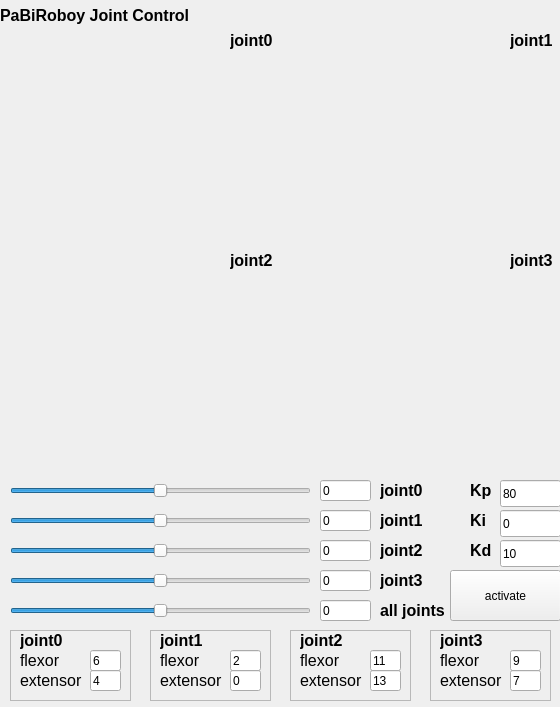
<?xml version="1.0" encoding="UTF-8"?>
<ui version="4.0">
 <class>PaBiRoboyJointControl</class>
 <widget class="QWidget" name="PaBiRoboyJointControl">
  <property name="geometry">
   <rect>
    <x>0</x>
    <y>0</y>
    <width>560</width>
    <height>707</height>
   </rect>
  </property>
  <property name="windowTitle">
   <string>Form</string>
  </property>
  <widget class="QCustomPlot" name="joint0" native="true">
   <property name="geometry">
    <rect>
     <x>0</x>
     <y>30</y>
     <width>281</width>
     <height>221</height>
    </rect>
   </property>
   <widget class="QLabel" name="label_8">
    <property name="geometry">
     <rect>
      <x>230</x>
      <y>0</y>
      <width>51</width>
      <height>21</height>
     </rect>
    </property>
    <property name="font">
     <font>
      <pointsize>12</pointsize>
      <weight>75</weight>
      <bold>true</bold>
     </font>
    </property>
    <property name="text">
     <string>joint0</string>
    </property>
   </widget>
  </widget>
  <widget class="QCustomPlot" name="joint1" native="true">
   <property name="geometry">
    <rect>
     <x>280</x>
     <y>30</y>
     <width>281</width>
     <height>221</height>
    </rect>
   </property>
   <widget class="QLabel" name="label_9">
    <property name="geometry">
     <rect>
      <x>230</x>
      <y>0</y>
      <width>51</width>
      <height>21</height>
     </rect>
    </property>
    <property name="font">
     <font>
      <pointsize>12</pointsize>
      <weight>75</weight>
      <bold>true</bold>
     </font>
    </property>
    <property name="text">
     <string>joint1</string>
    </property>
   </widget>
  </widget>
  <widget class="QCustomPlot" name="joint2" native="true">
   <property name="geometry">
    <rect>
     <x>0</x>
     <y>250</y>
     <width>281</width>
     <height>221</height>
    </rect>
   </property>
   <widget class="QLabel" name="label_10">
    <property name="geometry">
     <rect>
      <x>230</x>
      <y>0</y>
      <width>51</width>
      <height>21</height>
     </rect>
    </property>
    <property name="font">
     <font>
      <pointsize>12</pointsize>
      <weight>75</weight>
      <bold>true</bold>
     </font>
    </property>
    <property name="text">
     <string>joint2</string>
    </property>
   </widget>
  </widget>
  <widget class="QCustomPlot" name="joint3" native="true">
   <property name="geometry">
    <rect>
     <x>280</x>
     <y>250</y>
     <width>281</width>
     <height>221</height>
    </rect>
   </property>
   <widget class="QLabel" name="label_11">
    <property name="geometry">
     <rect>
      <x>230</x>
      <y>0</y>
      <width>51</width>
      <height>21</height>
     </rect>
    </property>
    <property name="font">
     <font>
      <pointsize>12</pointsize>
      <weight>75</weight>
      <bold>true</bold>
     </font>
    </property>
    <property name="text">
     <string>joint3</string>
    </property>
   </widget>
  </widget>
  <widget class="QLabel" name="header">
   <property name="geometry">
    <rect>
     <x>0</x>
     <y>0</y>
     <width>321</width>
     <height>31</height>
    </rect>
   </property>
   <property name="font">
    <font>
     <pointsize>12</pointsize>
     <weight>75</weight>
     <italic>false</italic>
     <bold>true</bold>
    </font>
   </property>
   <property name="text">
    <string>PaBiRoboy Joint Control</string>
   </property>
  </widget>
  <widget class="QSlider" name="joint_setpoint_0">
   <property name="geometry">
    <rect>
     <x>10</x>
     <y>480</y>
     <width>301</width>
     <height>21</height>
    </rect>
   </property>
   <property name="minimum">
    <number>-90</number>
   </property>
   <property name="maximum">
    <number>90</number>
   </property>
   <property name="orientation">
    <enum>Qt::Horizontal</enum>
   </property>
  </widget>
  <widget class="QSlider" name="joint_setpoint_1">
   <property name="geometry">
    <rect>
     <x>10</x>
     <y>510</y>
     <width>301</width>
     <height>21</height>
    </rect>
   </property>
   <property name="minimum">
    <number>-90</number>
   </property>
   <property name="maximum">
    <number>90</number>
   </property>
   <property name="orientation">
    <enum>Qt::Horizontal</enum>
   </property>
  </widget>
  <widget class="QSlider" name="joint_setpoint_2">
   <property name="geometry">
    <rect>
     <x>10</x>
     <y>540</y>
     <width>301</width>
     <height>21</height>
    </rect>
   </property>
   <property name="minimum">
    <number>-90</number>
   </property>
   <property name="maximum">
    <number>90</number>
   </property>
   <property name="orientation">
    <enum>Qt::Horizontal</enum>
   </property>
  </widget>
  <widget class="QSlider" name="joint_setpoint_3">
   <property name="geometry">
    <rect>
     <x>10</x>
     <y>570</y>
     <width>301</width>
     <height>21</height>
    </rect>
   </property>
   <property name="minimum">
    <number>-90</number>
   </property>
   <property name="maximum">
    <number>90</number>
   </property>
   <property name="orientation">
    <enum>Qt::Horizontal</enum>
   </property>
  </widget>
  <widget class="QLineEdit" name="joint_setpoint_text_0">
   <property name="geometry">
    <rect>
     <x>320</x>
     <y>480</y>
     <width>51</width>
     <height>21</height>
    </rect>
   </property>
   <property name="text">
    <string>0</string>
   </property>
   <property name="readOnly">
    <bool>true</bool>
   </property>
  </widget>
  <widget class="QLineEdit" name="joint_setpoint_text_1">
   <property name="geometry">
    <rect>
     <x>320</x>
     <y>510</y>
     <width>51</width>
     <height>21</height>
    </rect>
   </property>
   <property name="text">
    <string>0</string>
   </property>
   <property name="readOnly">
    <bool>true</bool>
   </property>
  </widget>
  <widget class="QLineEdit" name="joint_setpoint_text_2">
   <property name="geometry">
    <rect>
     <x>320</x>
     <y>540</y>
     <width>51</width>
     <height>21</height>
    </rect>
   </property>
   <property name="text">
    <string>0</string>
   </property>
   <property name="readOnly">
    <bool>true</bool>
   </property>
  </widget>
  <widget class="QLineEdit" name="joint_setpoint_text_3">
   <property name="geometry">
    <rect>
     <x>320</x>
     <y>570</y>
     <width>51</width>
     <height>21</height>
    </rect>
   </property>
   <property name="text">
    <string>0</string>
   </property>
   <property name="readOnly">
    <bool>true</bool>
   </property>
  </widget>
  <widget class="QLineEdit" name="Kp">
   <property name="geometry">
    <rect>
     <x>500</x>
     <y>480</y>
     <width>61</width>
     <height>27</height>
    </rect>
   </property>
   <property name="text">
    <string>80</string>
   </property>
  </widget>
  <widget class="QLineEdit" name="Ki">
   <property name="geometry">
    <rect>
     <x>500</x>
     <y>510</y>
     <width>61</width>
     <height>27</height>
    </rect>
   </property>
   <property name="text">
    <string>0</string>
   </property>
  </widget>
  <widget class="QLineEdit" name="Kd">
   <property name="geometry">
    <rect>
     <x>500</x>
     <y>540</y>
     <width>61</width>
     <height>27</height>
    </rect>
   </property>
   <property name="text">
    <string>10</string>
   </property>
  </widget>
  <widget class="QLabel" name="label">
   <property name="geometry">
    <rect>
     <x>470</x>
     <y>480</y>
     <width>31</width>
     <height>21</height>
    </rect>
   </property>
   <property name="font">
    <font>
     <pointsize>12</pointsize>
     <weight>75</weight>
     <bold>true</bold>
    </font>
   </property>
   <property name="text">
    <string>Kp</string>
   </property>
  </widget>
  <widget class="QLabel" name="label_2">
   <property name="geometry">
    <rect>
     <x>470</x>
     <y>510</y>
     <width>31</width>
     <height>21</height>
    </rect>
   </property>
   <property name="font">
    <font>
     <pointsize>12</pointsize>
     <weight>75</weight>
     <bold>true</bold>
    </font>
   </property>
   <property name="text">
    <string>Ki</string>
   </property>
  </widget>
  <widget class="QLabel" name="label_3">
   <property name="geometry">
    <rect>
     <x>470</x>
     <y>540</y>
     <width>31</width>
     <height>21</height>
    </rect>
   </property>
   <property name="font">
    <font>
     <pointsize>12</pointsize>
     <weight>75</weight>
     <bold>true</bold>
    </font>
   </property>
   <property name="text">
    <string>Kd</string>
   </property>
  </widget>
  <widget class="QLabel" name="label_4">
   <property name="geometry">
    <rect>
     <x>380</x>
     <y>480</y>
     <width>51</width>
     <height>21</height>
    </rect>
   </property>
   <property name="font">
    <font>
     <pointsize>12</pointsize>
     <weight>75</weight>
     <bold>true</bold>
    </font>
   </property>
   <property name="text">
    <string>joint0</string>
   </property>
  </widget>
  <widget class="QLabel" name="label_5">
   <property name="geometry">
    <rect>
     <x>380</x>
     <y>510</y>
     <width>51</width>
     <height>21</height>
    </rect>
   </property>
   <property name="font">
    <font>
     <pointsize>12</pointsize>
     <weight>75</weight>
     <bold>true</bold>
    </font>
   </property>
   <property name="text">
    <string>joint1</string>
   </property>
  </widget>
  <widget class="QLabel" name="label_6">
   <property name="geometry">
    <rect>
     <x>380</x>
     <y>540</y>
     <width>51</width>
     <height>21</height>
    </rect>
   </property>
   <property name="font">
    <font>
     <pointsize>12</pointsize>
     <weight>75</weight>
     <bold>true</bold>
    </font>
   </property>
   <property name="text">
    <string>joint2</string>
   </property>
  </widget>
  <widget class="QLabel" name="label_7">
   <property name="geometry">
    <rect>
     <x>380</x>
     <y>570</y>
     <width>51</width>
     <height>21</height>
    </rect>
   </property>
   <property name="font">
    <font>
     <pointsize>12</pointsize>
     <weight>75</weight>
     <bold>true</bold>
    </font>
   </property>
   <property name="text">
    <string>joint3</string>
   </property>
  </widget>
  <widget class="QSlider" name="joint_setpoint_all">
   <property name="geometry">
    <rect>
     <x>10</x>
     <y>600</y>
     <width>301</width>
     <height>21</height>
    </rect>
   </property>
   <property name="minimum">
    <number>-90</number>
   </property>
   <property name="maximum">
    <number>90</number>
   </property>
   <property name="orientation">
    <enum>Qt::Horizontal</enum>
   </property>
  </widget>
  <widget class="QLineEdit" name="joint_setpoint_text_all">
   <property name="geometry">
    <rect>
     <x>320</x>
     <y>600</y>
     <width>51</width>
     <height>21</height>
    </rect>
   </property>
   <property name="text">
    <string>0</string>
   </property>
   <property name="readOnly">
    <bool>true</bool>
   </property>
  </widget>
  <widget class="QLabel" name="label_12">
   <property name="geometry">
    <rect>
     <x>380</x>
     <y>600</y>
     <width>81</width>
     <height>21</height>
    </rect>
   </property>
   <property name="font">
    <font>
     <pointsize>12</pointsize>
     <weight>75</weight>
     <bold>true</bold>
    </font>
   </property>
   <property name="text">
    <string>all joints</string>
   </property>
  </widget>
  <widget class="QPushButton" name="activate">
   <property name="geometry">
    <rect>
     <x>450</x>
     <y>570</y>
     <width>111</width>
     <height>51</height>
    </rect>
   </property>
   <property name="text">
    <string>activate</string>
   </property>
   <property name="checkable">
    <bool>true</bool>
   </property>
  </widget>
  <widget class="QFrame" name="frame">
   <property name="geometry">
    <rect>
     <x>10</x>
     <y>630</y>
     <width>121</width>
     <height>71</height>
    </rect>
   </property>
   <property name="frameShape">
    <enum>QFrame::StyledPanel</enum>
   </property>
   <property name="frameShadow">
    <enum>QFrame::Raised</enum>
   </property>
   <widget class="QLabel" name="label_13">
    <property name="geometry">
     <rect>
      <x>10</x>
      <y>0</y>
      <width>51</width>
      <height>21</height>
     </rect>
    </property>
    <property name="font">
     <font>
      <pointsize>12</pointsize>
      <weight>75</weight>
      <bold>true</bold>
     </font>
    </property>
    <property name="text">
     <string>joint0</string>
    </property>
   </widget>
   <widget class="QLabel" name="label_14">
    <property name="geometry">
     <rect>
      <x>10</x>
      <y>20</y>
      <width>51</width>
      <height>21</height>
     </rect>
    </property>
    <property name="font">
     <font>
      <pointsize>12</pointsize>
      <weight>50</weight>
      <italic>false</italic>
      <bold>false</bold>
     </font>
    </property>
    <property name="text">
     <string>flexor</string>
    </property>
   </widget>
   <widget class="QLabel" name="label_15">
    <property name="geometry">
     <rect>
      <x>10</x>
      <y>40</y>
      <width>71</width>
      <height>20</height>
     </rect>
    </property>
    <property name="font">
     <font>
      <pointsize>12</pointsize>
      <weight>50</weight>
      <bold>false</bold>
     </font>
    </property>
    <property name="text">
     <string>extensor</string>
    </property>
   </widget>
   <widget class="QLineEdit" name="flexor_0">
    <property name="geometry">
     <rect>
      <x>80</x>
      <y>20</y>
      <width>31</width>
      <height>21</height>
     </rect>
    </property>
    <property name="text">
     <string>6</string>
    </property>
   </widget>
   <widget class="QLineEdit" name="extensor_0">
    <property name="geometry">
     <rect>
      <x>80</x>
      <y>40</y>
      <width>31</width>
      <height>21</height>
     </rect>
    </property>
    <property name="text">
     <string>4</string>
    </property>
   </widget>
  </widget>
  <widget class="QFrame" name="frame_2">
   <property name="geometry">
    <rect>
     <x>150</x>
     <y>630</y>
     <width>121</width>
     <height>71</height>
    </rect>
   </property>
   <property name="frameShape">
    <enum>QFrame::StyledPanel</enum>
   </property>
   <property name="frameShadow">
    <enum>QFrame::Raised</enum>
   </property>
   <widget class="QLabel" name="label_16">
    <property name="geometry">
     <rect>
      <x>10</x>
      <y>0</y>
      <width>51</width>
      <height>21</height>
     </rect>
    </property>
    <property name="font">
     <font>
      <pointsize>12</pointsize>
      <weight>75</weight>
      <bold>true</bold>
     </font>
    </property>
    <property name="text">
     <string>joint1</string>
    </property>
   </widget>
   <widget class="QLabel" name="label_17">
    <property name="geometry">
     <rect>
      <x>10</x>
      <y>20</y>
      <width>51</width>
      <height>21</height>
     </rect>
    </property>
    <property name="font">
     <font>
      <pointsize>12</pointsize>
      <weight>50</weight>
      <italic>false</italic>
      <bold>false</bold>
     </font>
    </property>
    <property name="text">
     <string>flexor</string>
    </property>
   </widget>
   <widget class="QLabel" name="label_18">
    <property name="geometry">
     <rect>
      <x>10</x>
      <y>40</y>
      <width>71</width>
      <height>20</height>
     </rect>
    </property>
    <property name="font">
     <font>
      <pointsize>12</pointsize>
      <weight>50</weight>
      <bold>false</bold>
     </font>
    </property>
    <property name="text">
     <string>extensor</string>
    </property>
   </widget>
   <widget class="QLineEdit" name="flexor_1">
    <property name="geometry">
     <rect>
      <x>80</x>
      <y>20</y>
      <width>31</width>
      <height>21</height>
     </rect>
    </property>
    <property name="text">
     <string>2</string>
    </property>
   </widget>
   <widget class="QLineEdit" name="extensor_1">
    <property name="geometry">
     <rect>
      <x>80</x>
      <y>40</y>
      <width>31</width>
      <height>21</height>
     </rect>
    </property>
    <property name="text">
     <string>0</string>
    </property>
   </widget>
  </widget>
  <widget class="QFrame" name="frame_3">
   <property name="geometry">
    <rect>
     <x>290</x>
     <y>630</y>
     <width>121</width>
     <height>71</height>
    </rect>
   </property>
   <property name="frameShape">
    <enum>QFrame::StyledPanel</enum>
   </property>
   <property name="frameShadow">
    <enum>QFrame::Raised</enum>
   </property>
   <widget class="QLabel" name="label_19">
    <property name="geometry">
     <rect>
      <x>10</x>
      <y>0</y>
      <width>51</width>
      <height>21</height>
     </rect>
    </property>
    <property name="font">
     <font>
      <pointsize>12</pointsize>
      <weight>75</weight>
      <bold>true</bold>
     </font>
    </property>
    <property name="text">
     <string>joint2</string>
    </property>
   </widget>
   <widget class="QLabel" name="label_20">
    <property name="geometry">
     <rect>
      <x>10</x>
      <y>20</y>
      <width>51</width>
      <height>21</height>
     </rect>
    </property>
    <property name="font">
     <font>
      <pointsize>12</pointsize>
      <weight>50</weight>
      <italic>false</italic>
      <bold>false</bold>
     </font>
    </property>
    <property name="text">
     <string>flexor</string>
    </property>
   </widget>
   <widget class="QLabel" name="label_21">
    <property name="geometry">
     <rect>
      <x>10</x>
      <y>40</y>
      <width>71</width>
      <height>20</height>
     </rect>
    </property>
    <property name="font">
     <font>
      <pointsize>12</pointsize>
      <weight>50</weight>
      <bold>false</bold>
     </font>
    </property>
    <property name="text">
     <string>extensor</string>
    </property>
   </widget>
   <widget class="QLineEdit" name="flexor_2">
    <property name="geometry">
     <rect>
      <x>80</x>
      <y>20</y>
      <width>31</width>
      <height>21</height>
     </rect>
    </property>
    <property name="text">
     <string>11</string>
    </property>
   </widget>
   <widget class="QLineEdit" name="extensor_2">
    <property name="geometry">
     <rect>
      <x>80</x>
      <y>40</y>
      <width>31</width>
      <height>21</height>
     </rect>
    </property>
    <property name="text">
     <string>13</string>
    </property>
   </widget>
  </widget>
  <widget class="QFrame" name="frame_4">
   <property name="geometry">
    <rect>
     <x>430</x>
     <y>630</y>
     <width>121</width>
     <height>71</height>
    </rect>
   </property>
   <property name="frameShape">
    <enum>QFrame::StyledPanel</enum>
   </property>
   <property name="frameShadow">
    <enum>QFrame::Raised</enum>
   </property>
   <widget class="QLabel" name="label_22">
    <property name="geometry">
     <rect>
      <x>10</x>
      <y>0</y>
      <width>51</width>
      <height>21</height>
     </rect>
    </property>
    <property name="font">
     <font>
      <pointsize>12</pointsize>
      <weight>75</weight>
      <bold>true</bold>
     </font>
    </property>
    <property name="text">
     <string>joint3</string>
    </property>
   </widget>
   <widget class="QLabel" name="label_23">
    <property name="geometry">
     <rect>
      <x>10</x>
      <y>20</y>
      <width>51</width>
      <height>21</height>
     </rect>
    </property>
    <property name="font">
     <font>
      <pointsize>12</pointsize>
      <weight>50</weight>
      <italic>false</italic>
      <bold>false</bold>
     </font>
    </property>
    <property name="text">
     <string>flexor</string>
    </property>
   </widget>
   <widget class="QLabel" name="label_24">
    <property name="geometry">
     <rect>
      <x>10</x>
      <y>40</y>
      <width>71</width>
      <height>20</height>
     </rect>
    </property>
    <property name="font">
     <font>
      <pointsize>12</pointsize>
      <weight>50</weight>
      <bold>false</bold>
     </font>
    </property>
    <property name="text">
     <string>extensor</string>
    </property>
   </widget>
   <widget class="QLineEdit" name="flexor_3">
    <property name="geometry">
     <rect>
      <x>80</x>
      <y>20</y>
      <width>31</width>
      <height>21</height>
     </rect>
    </property>
    <property name="text">
     <string>9</string>
    </property>
   </widget>
   <widget class="QLineEdit" name="extensor_3">
    <property name="geometry">
     <rect>
      <x>80</x>
      <y>40</y>
      <width>31</width>
      <height>21</height>
     </rect>
    </property>
    <property name="text">
     <string>7</string>
    </property>
   </widget>
  </widget>
 </widget>
 <customwidgets>
  <customwidget>
   <class>QCustomPlot</class>
   <extends>QWidget</extends>
   <header>qcustomplot.h</header>
   <container>1</container>
  </customwidget>
 </customwidgets>
 <resources/>
 <connections/>
</ui>
